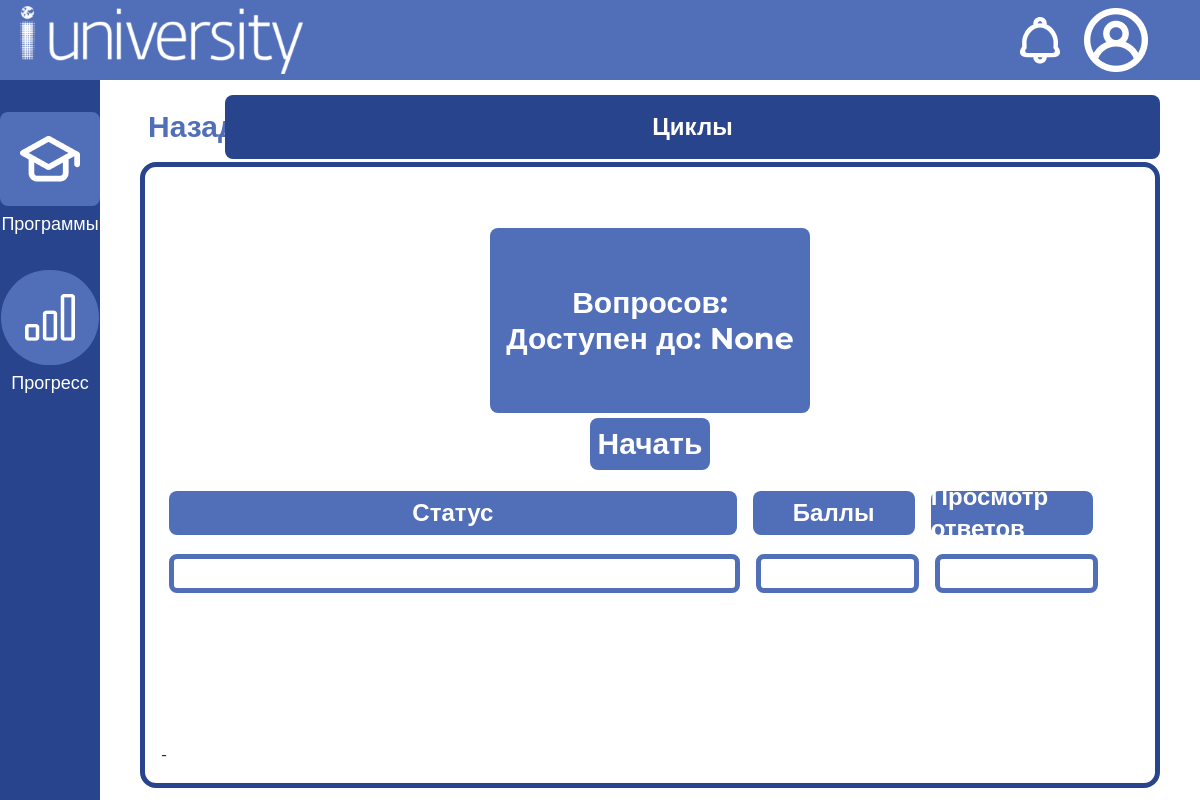
Before: /student/sets/desc/3 with the older database file.
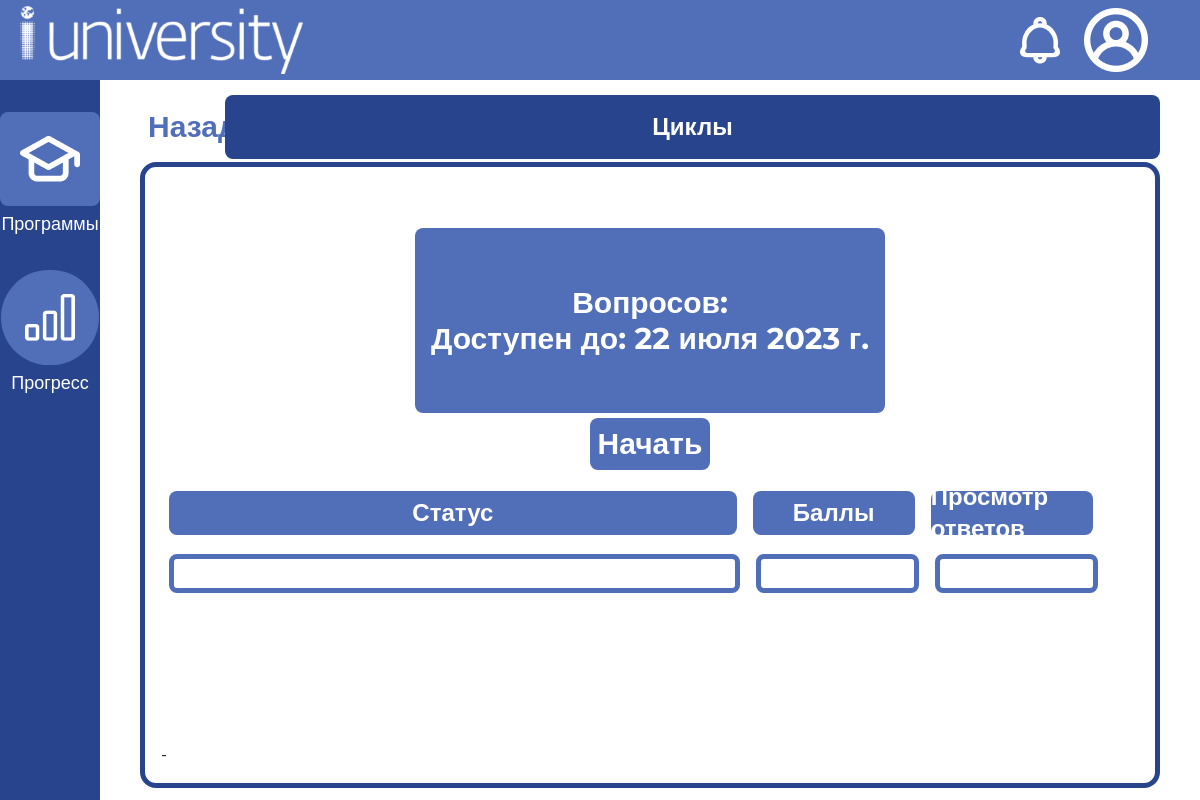
After: the same page with the newer database file.
### testing_system/models.py (models this page shows)
class Test(models.Model):
    name = models.TextField(default='')
    description = models.TextField(default='')
    deadline = models.DateField(null=True)
    set = models.ForeignKey(Set, on_delete=models.CASCADE, null=True)

### testing_system/views.py (the view)
# urls.py: path("student/sets/desc/<int:test_id>", views.test_description_view, name="testDescription"),
def test_description_view(request, test_id):
    test = Test.objects.get(id=test_id)
    return render(request, 'testing_system/testDescription.html', context={'test': test})

### testing_system/templates/testing_system/testDescription.html (shortened to what the changed rows need)
<!doctype html>
{% load static %}
<html lang="ru">
<head>
    <script src="https://cdn.tailwindcss.com"></script>
    <link rel="stylesheet" href="{% static "css/bodystyle.css" %}" />
    <link rel="stylesheet" href="{% static "css/font.css" %}" />
    <link rel="stylesheet" href="{% static "css/testDescription.css" %}" />
    <link rel="stylesheet" href="{% static "css/interface.css" %}" />
    <link rel="stylesheet" href="{% static "css/scroll_5px.css" %}" />
</head>
<body>
    <div class="w-screen h-screen overflow-hidden">
        <div class="flex flex-row" id="main">
            <div class="w-11/12 px-10 flex flex-col py-3">
                <div class="w-full flex flex-row flex-none items-center justify-center" id="main-header">
                    <div class="w-1/12">
                        <form action="{% url 'setTests' test.set.id %}" class="w-full h-full">
                        </form>
                    </div>
                    <div class="p-4 bg-[#28448D] text-[#FFFFFF] rounded-lg text-center text-2xl font-bold select-none w-11/12">
                        {{test.name}}
                    </div>
                </div>
                <div class="w-full" id="main-main">
                    <div class="rounded-2xl border-[5px] border-[#28448D] h-full w-full flex flex-col items-center mb-1">
                        <div class="rounded-lg bg-[#516EB9] text-[#FFFFFF] text-3xl font-bold px-4 py-2 flex flex-col items-center justify-center" id="main-main-desc">
                            <div>Вопросов: {{test.countQuestions}}</div>
                            <div>Доступен до: {{test.deadline}}</div>
                        </div>
                    </div>
                </div>
            </div>
        </div>
    </div>
</body>
</html>

Changed rows visible on the page:
changed Test "Циклы": deadline "None" → "22 июля 2023 г."
